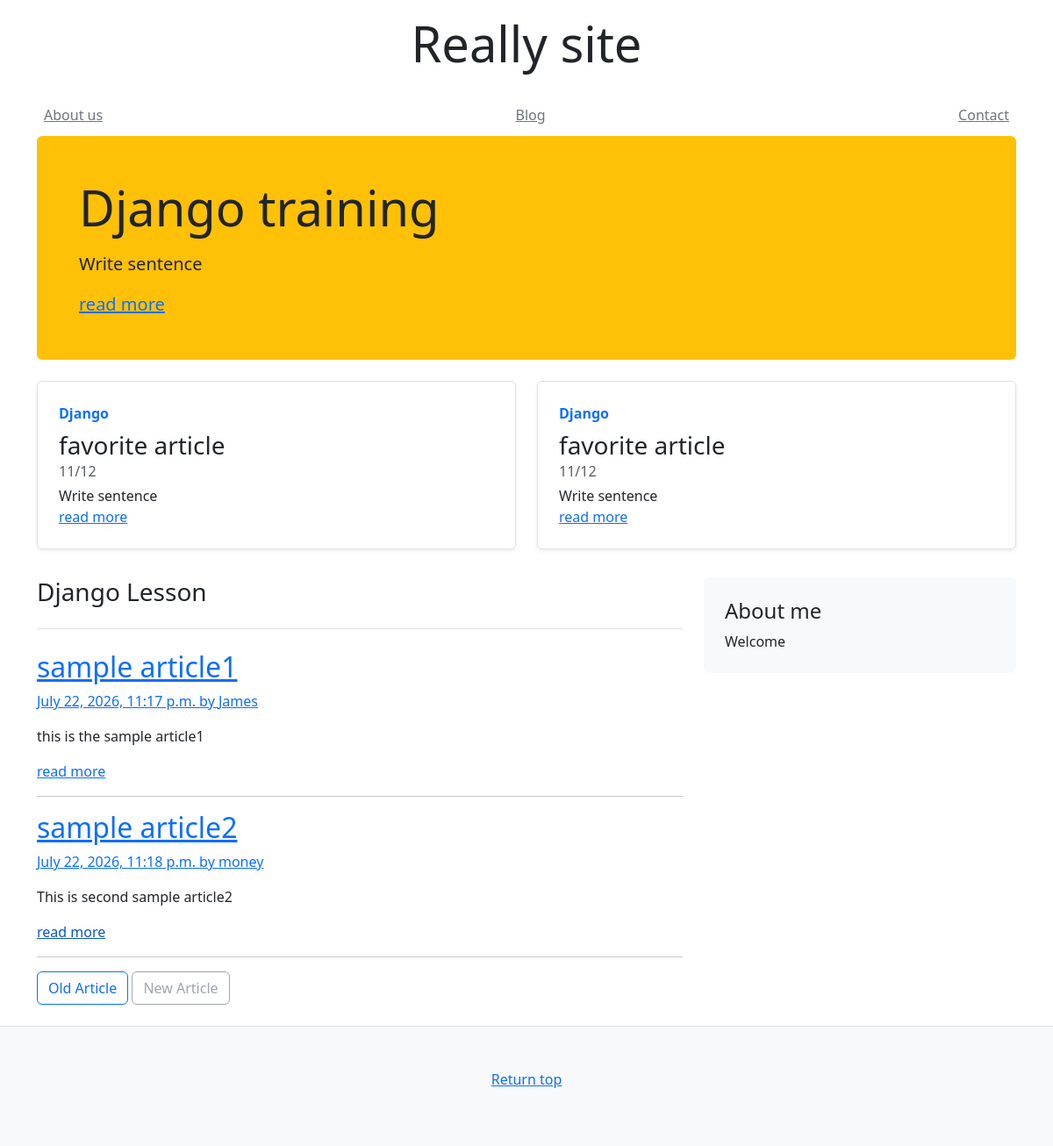
The app's page /, older data.
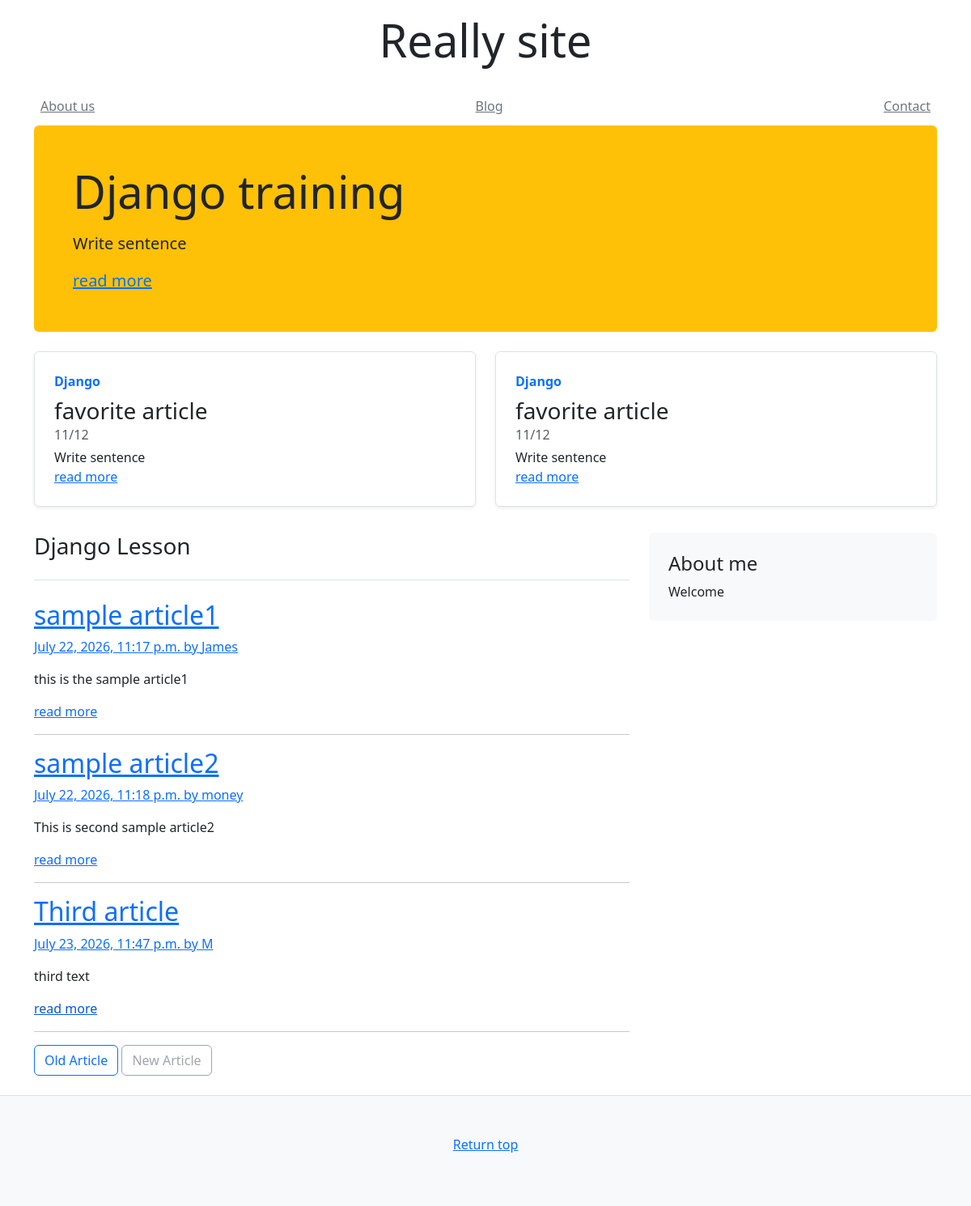
The same page, newer data.
### blog/models.py (models this page shows)
class Article(models.Model):
    title = models.CharField(default="", max_length=255)
    text = models.TextField(default="", max_length=1024)
    author = models.CharField(default="", max_length=255)
    created_at = models.DateTimeField(auto_now_add=True)
    updated_at = models.DateTimeField(auto_now=True)

### mysite/views.py (the view)
# urls.py: path('', views.index),
def index(request):
    objs = Article.objects.all()
    context = {
        "title": "Really origin site",
        "articles": objs,
    }
    return render(request, "mysite/index.html", context)

### templates/mysite/index.html
{% extends "mysite/base.html" %}
{% block content %}
    <div class="container">
        <div class="p-4 p-md-5 mb-4 rounded bg-warning">
            <div class="col-md-6 px-0">
                <h1 class="display-4 font-italic">Django training</h1>
                <p class="lead my-3">Write sentence</p>
                <p class="lead mb-0"><a href="#" class="font-weight-bold">read more</a></p>
            </div>
        </div>
        <div class="row mb-2">
            <div class="col-md-6">
                <div class="row g-0 border rounded overflow-hidden flex-md-row mb-4 shadow-sm h-md-250 position-relative">
                    <div class="col p-4 d-flex flex-column position-static">
                        <strong class="d-inline-block mb-2 text-primary">Django</strong>
                        <h3 class="mb-0">favorite article</h3>
                        <div class="mb-1 text-muted">11/12</div>
                        <p class="card-text mb-auto">Write sentence</p>
                        <a href="#" class="stretched-link">read more</a>
                    </div>
                </div>
            </div>
            <div class="col-md-6">
                <div class="row g-0 border rounded overflow-hidden flex-md-row mb-4 shadow-sm h-md-250 position-relative">
                    <div class="col p-4 d-flex flex-column position-static">
                        <strong class="d-inline-block mb-2 text-primary">Django</strong>
                        <h3 class="mb-0">favorite article</h3>
                        <div class="mb-1 text-muted">11/12</div>
                        <p class="card-text mb-auto">Write sentence</p>
                        <a href="#" class="stretched-link">read more</a>
                    </div>
                </div>
            </div>
        </div>
    </div>
    <main class="container">
        <div class="row">
            <div class="col-md-8">
                <h3 class="pb-4 mb-4 font-italic border-bottom">Django Lesson</h3>
                {% for obj in articles %}
                    <div class="blog-post">
                        <a href="/blog/{{ obj.id }}">
                            <h2 class="blog-post-title">{{ obj.title }}</h2>
                            <p class="blog-post-meta">{{ obj.created_at }} by <a href="#">{{ obj.author }}</a></p>
                            <p>{{ obj.text }}</p>
                            <a href="#" class="stretched-link">read more</a>
                        </a>
                    </div>
                    <hr>
                {% endfor %}
                <nav class="blog-pagination">
                    <a class="btn btn-outline-primary" href="#">Old Article</a>
                    <a class="btn btn-outline-secondary disabled" href="#">New Article</a>
                </nav>
            </div>
            <aside class="col-md-4">
                <div class="p-4 mb-3 bg-light rounded">
                    <h4 class="font-italic">About me</h4>
                    <p class="mb-0">Welcome</p>
                </div>
            </aside>
        </div>
    </main>
{% endblock content %}

Row changes from the older to the newer data that the page shows:
added Article: title "Third article", created_at "July 23, 2026, 11:47 p.m.", author "M", text "third text"
